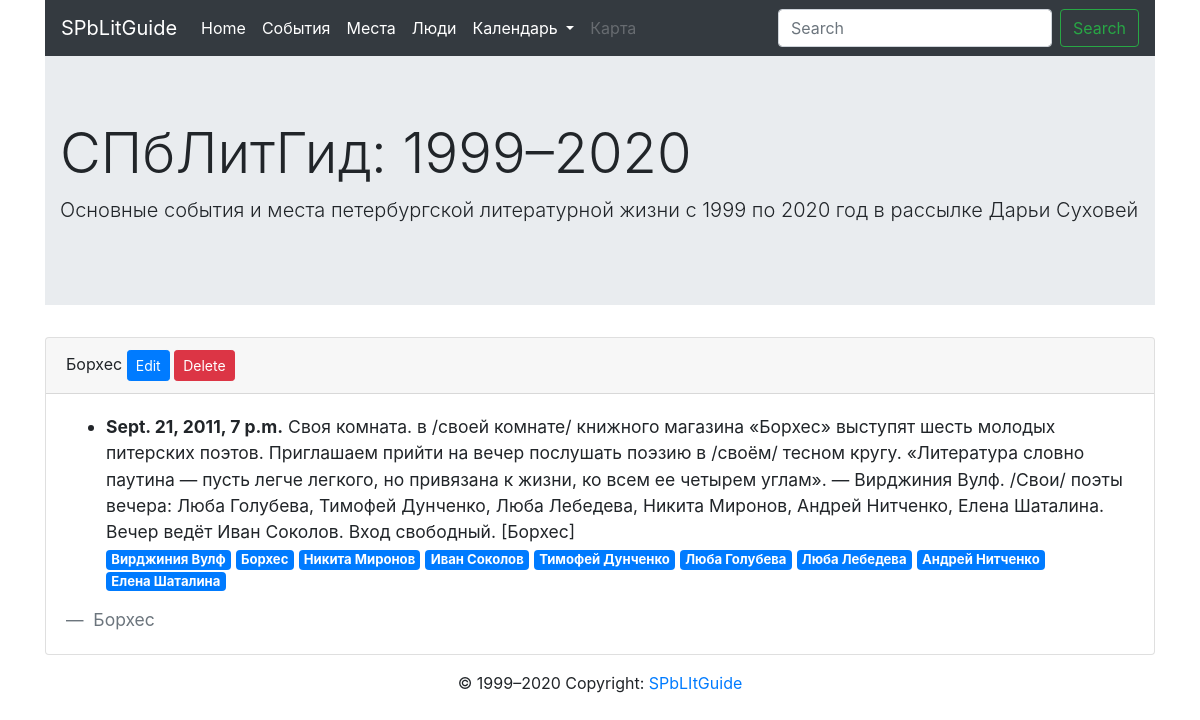
/person/77/, run on the app's committed database.
### core/models.py (models this page shows, shortened)
class Person(models.Model):
	name = models.CharField(max_length=300, blank=True)
	second_name = models.CharField(max_length=300, blank=True)
	family = models.CharField(max_length=300, blank=True)
	class Meta:
		verbose_name = "Person"
		app_label = 'core'
	def show_full_name(self):
		return '{0} {1} {2}'.format(
			self.name,
			self.second_name,
			self.family)

class Event(models.Model):
	description = models.TextField()
	date = models.DateTimeField(auto_now=False, auto_now_add=False)
	place = models.ForeignKey(
		Place, on_delete=models.CASCADE, blank=True, null=True)
	adress = models.ForeignKey(
		Adress, on_delete=models.CASCADE, blank=True, null=True)
	people = models.ManyToManyField(Person, blank=True)
	class Meta:
		app_label = 'core'
		verbose_name = 'Event'
		ordering = ['date']

### core/views.py (the view)
# urls.py: path('person/<pk>/', PersonDetailView
class PersonDetailView(DetailView):
	model = Person

### core/templates/core/person_detail.html (shortened to what this page needs)
{% extends 'page.html' %}
{% block content %}
<div class="card">
  <div class="card-header">
    {{ object.name }} {{object.second_name}} {{ object.family }}
    <a href="{% url 'core:person_edit' person.id %}" class="btn btn-primary btn-sm" tabindex="-1" role="button">Edit</a>
     <a href="{% url 'core:person_delete' person.id %}" class="btn btn-danger btn-sm" tabindex="-1" role="button">Delete</a>
  </div>
  <div class="card-body">
    <blockquote class="blockquote mb-0"><small>
      <ul>
      {% for event in object.event_set.all %}
      <li><b>{{ event.date }}</b> {{event.description|truncatewords:300}} </li>
      <p>{% for p in event.people.all %} <a href="{% url 'core:one_person' p.id %}" class="badge badge-primary">{{p.show_full_name}} </a> {% endfor %}</p>
      {% endfor %}</small>
      <footer class="blockquote-footer">{{ object.name }} {% for adress in object.show_adresses %} <cite>/ {{ adress.name }} {% endfor %} </cite></footer>
    </blockquote>
  </div>
</div>
{% endblock %}

### data on the page
Person: name "Борхес", show_full_name "Борхес"
Event: date "Sept. 21, 2011, 7 p.m.", description "Своя комната. в /своей комнате/ книжного магазина «Борхес» выступят шесть молодых питерских поэтов. Приглашаем прийти на вечер послушать поэзию в /своём/ тесном кругу. «Литература словно паутина — пусть легче легкого, но привязана к жизни, ко всем ее четырем углам». — Вирджиния Вулф. /Свои/ поэты вечера: Люба Голубева, Тимофей Дунченко, Люба Лебедева, Никита Миронов, Андрей Нитченко, Елена Шаталина. Вечер ведёт Иван Соколов. Вход свободный. [Борхес]"
Person: show_full_name "Вирджиния Вулф"
Person: show_full_name "Никита Миронов"
Person: show_full_name "Иван Соколов"
Person: show_full_name "Тимофей Дунченко"
Person: show_full_name "Люба Голубева"
Person: show_full_name "Люба Лебедева"
Person: show_full_name "Андрей Нитченко"
Person: show_full_name "Елена Шаталина"
